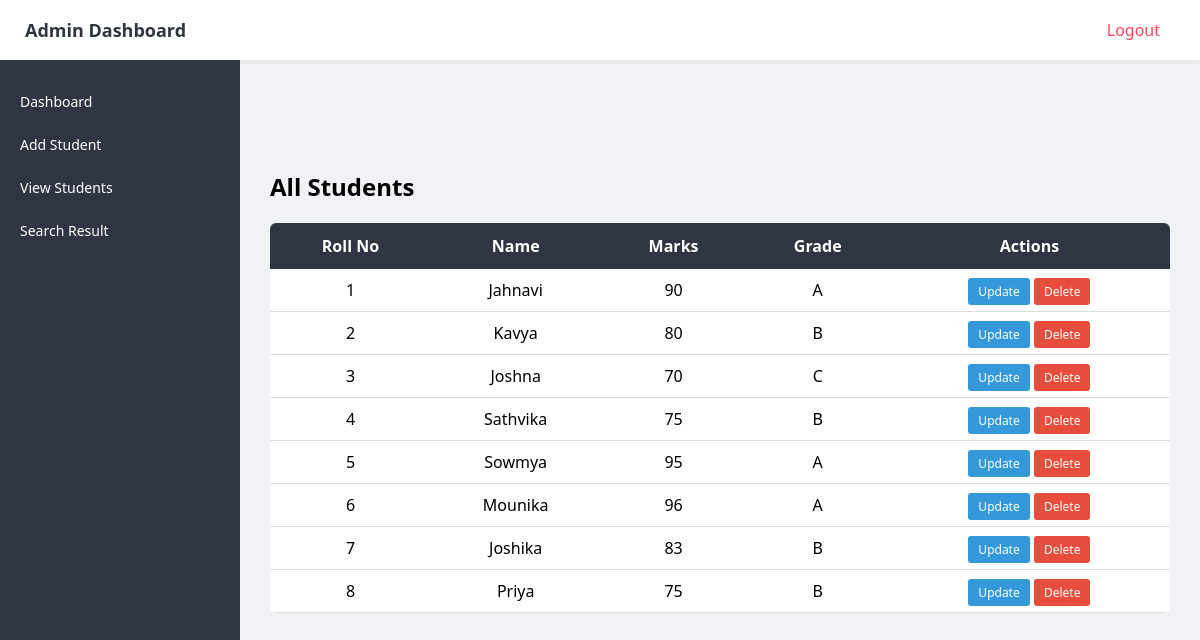
The page /students (signed in) on the database its author committed.
### tables this page shows
CREATE TABLE students (
            id INTEGER PRIMARY KEY AUTOINCREMENT,
            roll_no TEXT UNIQUE NOT NULL,
            name TEXT NOT NULL,
            marks INTEGER NOT NULL,
            grade TEXT NOT NULL
        );

### app.py (the view)
@app.route("/students")
@login_required
def view_students():
    conn = get_db_connection()
    students = conn.execute("SELECT * FROM students").fetchall()
    conn.close()
    return render_template("view_students.html", students=students)

### app.py (called while the page is built)
def get_db_connection():
    conn = sqlite3.connect("database.db")
    conn.row_factory = sqlite3.Row
    return conn

def login_required(f):
    @wraps(f)
    def decorated_function(*args, **kwargs):
        if not session.get("logged_in"):
            flash("Please login first!", "danger")
            return redirect(url_for("login"))
        return f(*args, **kwargs)
    return decorated_function

### templates/view_students.html
{% extends "base.html" %}
{% block content %}
<h2>All Students</h2>
<table>
    <tr>
        <th>Roll No</th>
        <th>Name</th>
        <th>Marks</th>
        <th>Grade</th>
        <th>Actions</th>
    </tr>
    {% for student in students %}
    <tr>
        <td>{{ student['roll_no'] }}</td>
        <td>{{ student['name'] }}</td>
        <td>{{ student['marks'] }}</td>
        <td>{{ student['grade'] }}</td>
        <td>
            <a href="/update/{{ student['id'] }}" class="action-btn edit-btn">Update</a>
            <a href="/delete/{{ student['id'] }}" class="action-btn delete-btn" onclick="return confirm('Are you sure you want to delete this student?');">Delete</a>
        </td>
    </tr>
    {% endfor %}
</table>
{% endblock %}

### rows shown on the page
students: roll_no "1", name "Jahnavi", marks "90", grade "A"
students: roll_no "2", name "Kavya", marks "80", grade "B"
students: roll_no "3", name "Joshna", marks "70", grade "C"
students: roll_no "4", name "Sathvika", marks "75", grade "B"
students: roll_no "5", name "Sowmya", marks "95", grade "A"
students: roll_no "6", name "Mounika", marks "96", grade "A"
students: roll_no "7", name "Joshika", marks "83", grade "B"
students: roll_no "8", name "Priya", marks "75", grade "B"
